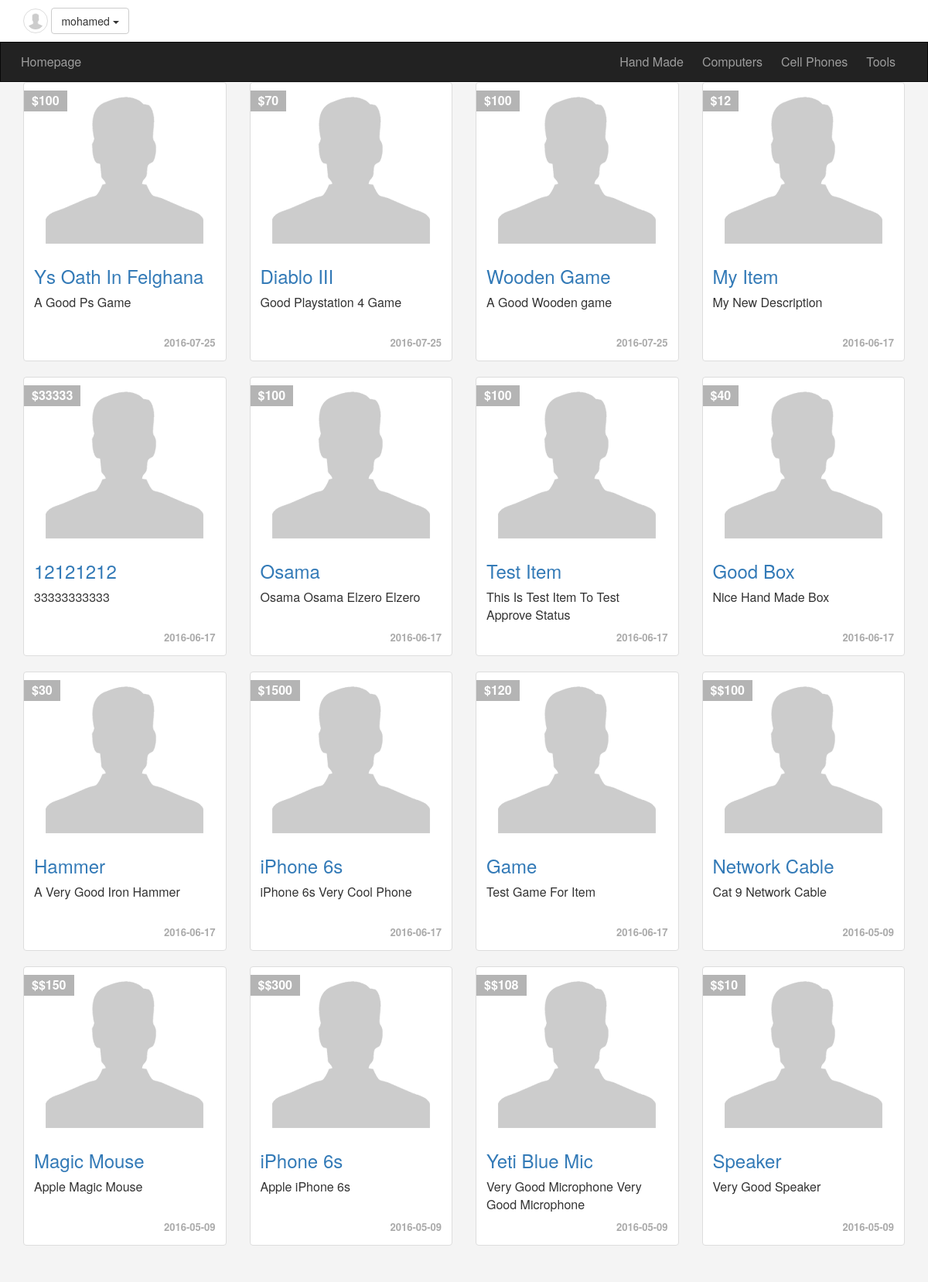
The app's page /E-commerce Website/index.php (signed in) with its own data.
### tables this page shows
CREATE TABLE `categories` (
  `ID` int(11) NOT NULL,
  `Name` varchar(255) NOT NULL,
  `Description` text NOT NULL,
  `parent` int(11) NOT NULL,
  `Ordering` int(11) DEFAULT NULL,
  `Visibility` tinyint(4) NOT NULL DEFAULT '0',
  `Allow_Comment` tinyint(4) NOT NULL DEFAULT '0',
  `Allow_Ads` tinyint(4) NOT NULL DEFAULT '0'
);

CREATE TABLE `items` (
  `Item_ID` int(11) NOT NULL,
  `Name` varchar(255) NOT NULL,
  `Description` text NOT NULL,
  `Price` varchar(255) NOT NULL,
  `Add_Date` date NOT NULL,
  `Country_Made` varchar(255) NOT NULL,
  `Image` varchar(255) NOT NULL,
  `Status` varchar(255) NOT NULL,
  `Rating` smallint(6) NOT NULL,
  `Approve` tinyint(4) NOT NULL DEFAULT '0',
  `Cat_ID` int(11) NOT NULL,
  `Member_ID` int(11) NOT NULL,
  `tags` varchar(255) DEFAULT NULL
);

### E-commerce Website/init.php (called while the page is built, shortened)
<?php
	include 'admin/connect.php';
	$sessionUser = '';
	if (isset($_SESSION['user'])) {
		$sessionUser = $_SESSION['user'];
	}
	$tpl 	= 'includes/templates/';
	$func	= 'includes/functions/';
	$css 	= 'layout/css/';
	include $func . 'functions.php';
	include $tpl . 'header.php';

### E-commerce Website/includes/functions/functions.php (called while the page is built, shortened)
<?php
	function getAllFrom($field, $table, $where = NULL, $and = NULL, $orderfield, $ordering = "DESC") {
		global $con;
		$getAll = $con->prepare("SELECT $field FROM $table $where $and ORDER BY $orderfield $ordering");
		$getAll->execute();
		$all = $getAll->fetchAll();
		return $all;
	}

### E-commerce Website/index.php (the view, shortened to what this page needs)
<?php
	include 'init.php';
?>
<div class="container">
	<div class="row">
		<?php
			$allItems = getAllFrom('*', 'items', 'where Approve = 1', '', 'Item_ID');
			foreach ($allItems as $item) {
				echo '<div class="col-sm-6 col-md-3">';
					echo '<div class="thumbnail item-box">';
						echo '<span class="price-tag">$' . $item['Price'] . '</span>';
						echo '<img class="img-responsive" src="img.png" alt="" />';
						echo '<div class="caption">';
							echo '<h3><a href="items.php?itemid='. $item['Item_ID'] .'">' . $item['Name'] .'</a></h3>';
							echo '<p>' . $item['Description'] . '</p>';
							echo '<div class="date">' . $item['Add_Date'] . '</div>';
						echo '</div>';
					echo '</div>';
				echo '</div>';
			}
		?>
	</div>
</div>
<?php
	include $tpl . 'footer.php';
?>

### E-commerce Website/includes/templates/header.php (shortened to what this page needs)
<!DOCTYPE html>
<html>
	<head>
		<link rel="stylesheet" href="<?php echo $css ?>bootstrap.min.css" />
		<link rel="stylesheet" href="<?php echo $css ?>font-awesome.min.css" />
		<link rel="stylesheet" href="<?php echo $css ?>jquery-ui.css" />
		<link rel="stylesheet" href="<?php echo $css ?>jquery.selectBoxIt.css" />
		<link rel="stylesheet" href="<?php echo $css ?>front.css" />
	</head>
	<body>
	<div class="upper-bar">
		<div class="container">
			<?php
				if (isset($_SESSION['user'])) { ?>
				<img class="my-image img-thumbnail img-circle" src="img.png" alt="" />
				<div class="btn-group my-info">
					<span class="btn btn-default dropdown-toggle" data-toggle="dropdown">
						<?php echo $sessionUser ?>
						<span class="caret"></span>
					</span>
				</div>
				<?php
				} else {
			?>
			<a href="login.php">
				<span class="pull-right">Login/Signup</span>
			</a>
			<?php } ?>
		</div>
	</div>
	<nav class="navbar navbar-inverse">
	  <div class="container">
	    <div class="navbar-header">
	      <a class="navbar-brand" href="index.php">Homepage</a>
	    </div>
	    <div class="collapse navbar-collapse" id="app-nav">
	      <ul class="nav navbar-nav navbar-right">
	      <?php
	      	$allCats = getAllFrom("*", "categories", "where parent = 0", "", "ID", "ASC");
			foreach ($allCats as $cat) {
				echo
				'<li>
					<a href="categories.php?pageid=' . $cat['ID'] . '">
						' . $cat['Name'] . '
					</a>
				</li>';
			}
	      ?>
	      </ul>
	    </div>
	  </div>
	</nav>

### E-commerce Website/includes/templates/footer.php (shortened to what this page needs)
	</body>
</html>

### E-commerce Website/layout/css/front.css (style rules this page uses)
body { background-color: #F4F4F4; font-size: 16px; height: 3000px; }
.navbar { border-radius: 0; margin-bottom: 0; }
.nav > li > a, .navbar-brand { padding: 15px 12px; }
.navbar-brand { font-size: 1em; }
.upper-bar { padding: 10px; background-color: #FFF }
.my-image { width: 32px; height: 32px; }
.item-box { position: relative; }
.item-box .price-tag { background-color: #B4B4B4; padding: 2px 10px; position: absolute; left: 0; top: 10px; font-weight: bold; color: #FFF; }
.item-box .caption p { height: 44px; max-height: 44px; }
.thumbnail .date { text-align: right; font-size: 13px; color: #AAA; font-weight: bold; }

### records on screen
categories: Name "Hand Made"
categories: Name "Computers"
categories: Name "Cell Phones"
categories: Name "Tools"
items: Price "100", Name "Ys Oath In Felghana", Description "A Good Ps Game", Add_Date "2016-07-25"
items: Price "70", Name "Diablo III", Description "Good Playstation 4 Game", Add_Date "2016-07-25"
items: Price "100", Name "Wooden Game", Description "A Good Wooden game", Add_Date "2016-07-25"
items: Price "12", Name "My Item", Description "My New Description", Add_Date "2016-06-17"
items: Price "33333", Name "12121212", Description "33333333333", Add_Date "2016-06-17"
items: Price "100", Name "Osama", Description "Osama Osama Elzero Elzero", Add_Date "2016-06-17"
items: Price "100", Name "Test Item", Description "This Is Test Item To Test Approve Status", Add_Date "2016-06-17"
items: Price "40", Name "Good Box", Description "Nice Hand Made Box", Add_Date "2016-06-17"
items: Price "30", Name "Hammer", Description "A Very Good Iron Hammer", Add_Date "2016-06-17"
items: Price "1500", Name "iPhone 6s", Description "iPhone 6s Very Cool Phone", Add_Date "2016-06-17"
items: Price "120", Name "Game", Description "Test Game For Item", Add_Date "2016-06-17"
items: Price "$100", Name "Network Cable", Description "Cat 9 Network Cable", Add_Date "2016-05-09"
items: Price "$150", Name "Magic Mouse", Description "Apple Magic Mouse", Add_Date "2016-05-09"
items: Price "$300", Name "iPhone 6s", Description "Apple iPhone 6s", Add_Date "2016-05-09"
items: Price "$108", Name "Yeti Blue Mic", Description "Very Good Microphone Very Good Microphone", Add_Date "2016-05-09"
items: Price "$10", Name "Speaker", Description "Very Good Speaker", Add_Date "2016-05-09"

### other values on screen
$sessionUser "mohamed"
